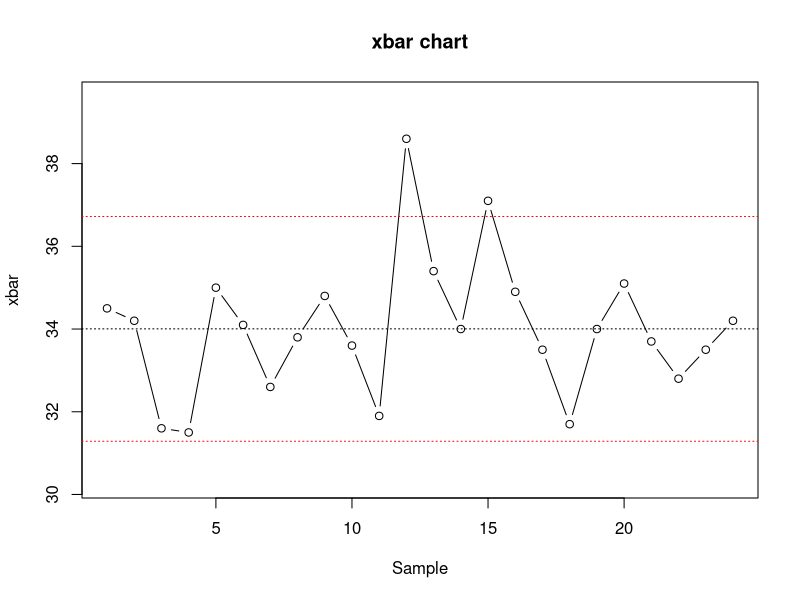
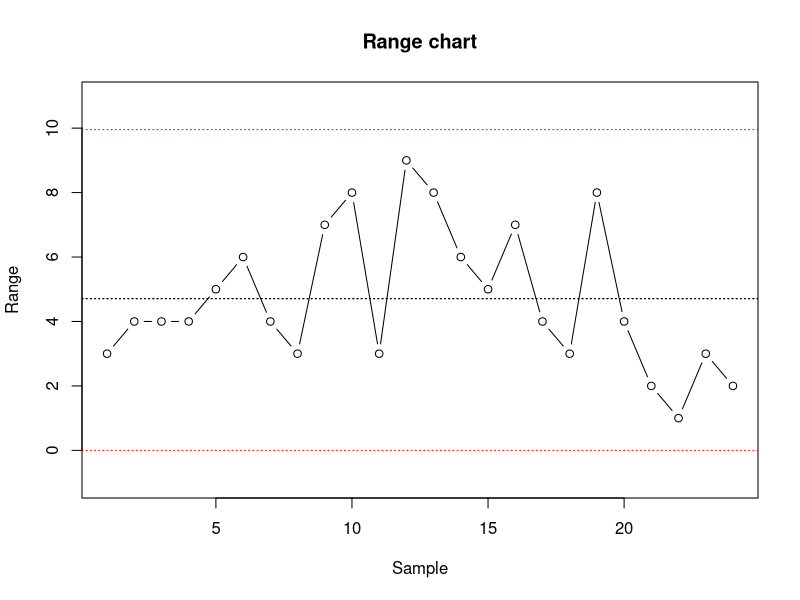
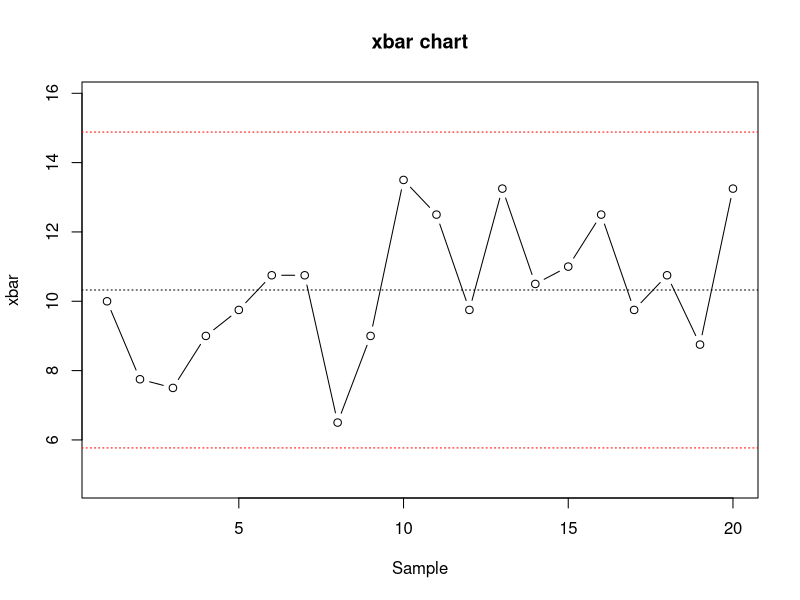
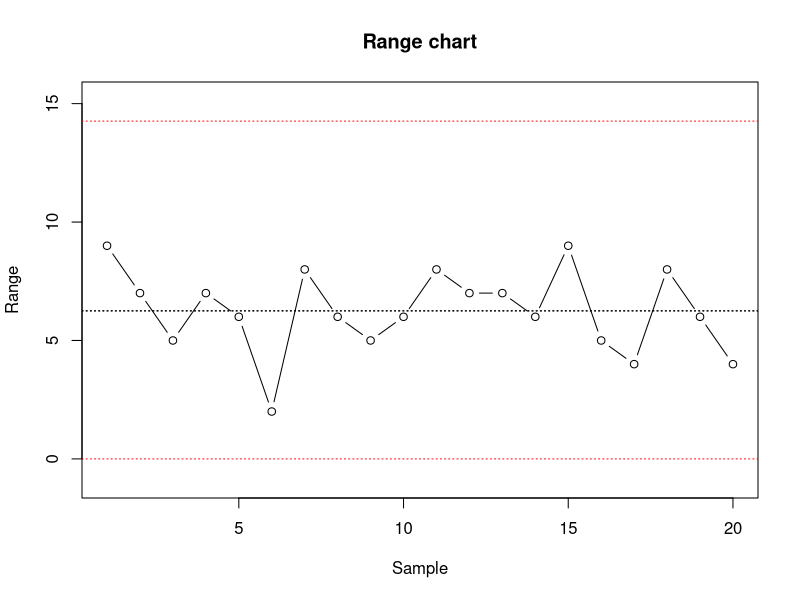
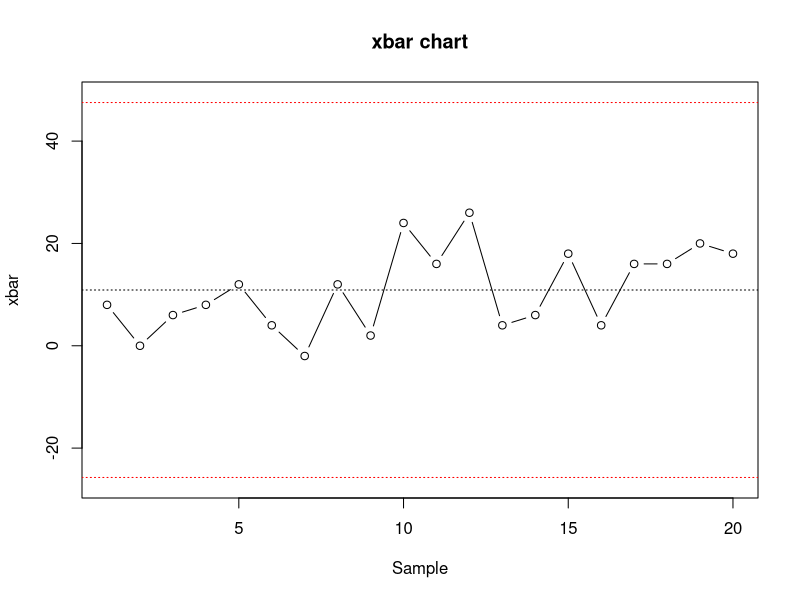
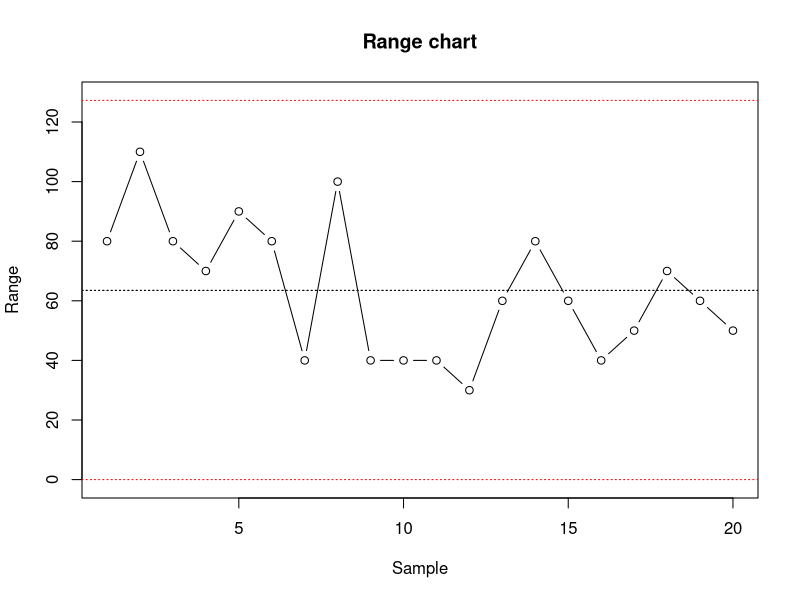

Generate these figures, in order, with R:
## ---- chunk 1
knitr::opts_chunk$set(echo = FALSE, fig.align = 'center', dpi=200)
## ---- chunk 2
#sample size
n <- 5
# data for xbar chart
x <- c(34.5,34.2,31.6,31.5,35,34.1,32.6,33.8,34.8,33.6,31.9,38.6,
       35.4,34,37.1,34.9,33.5,31.7,34,35.1,33.7,32.8,33.5,34.2)
R <- c(3,4,4,4,5,6,4,3,7,8,3,9,8,6,5,7,4,3,8,4,2,1,3,2)
m <- length(x)

ucl <- mean(x) + .577*mean(R) # .577 is a table value
lcl <- mean(x) - .577*mean(R)
ucl2 <- mean(x) + 3 * sd(x)/sqrt(n) 
lcl2 <- mean(x) - 3 * sd(x)/sqrt(n) 

# data for Range chart
R <- c(3,4,4,4,5,6,4,3,7,8,3,9,8,6,5,7,4,3,8,4,2,1,3,2)
plot(x, type = "b", xlab = "Sample", ylab="xbar", 
     main="xbar chart", ylim = c(lcl-1,
                                 max(c(ucl+1,max(x)+1))))
abline(h=ucl, lty=3, col = "red")
abline(h=lcl, lty=3, col = "red")
abline(h=mean(x), lty=3)
plot(R, type = "b", xlab = "Sample", ylab="Range", 
     main="Range chart", ylim = c(0*mean(R)-1,
                                  2.114*mean(R)+1))
abline(h=2.114*mean(R), col="red", lty=3) # 2.114 is a table value
abline(h=mean(R), lty=3)
abline(h=0*mean(R), lty=3, col="red")
abline(h=mean(R), lty=3, col="black")
d2 <- 2.326; target <- 30; f <- 10
sig <- mean(R)/d2
cv <- pnorm((20-mean(x))/sig) + 1 - pnorm((40-mean(x))/sig)
## ---- chunk 3
xdat <- matrix(c(6,10,7,8,9,12,16,7,9,15,8,6,16,7,11,15,9,15,8,13,
              9,4,8,9,10,11,10,5,7,16,12,13,9,13,7,10,8,7,6,14,
              10,6,10,6,7,10,8,10,8,10,14,9,13,10,10,11,12,10,9,11,
              15,11,5,13,13,10,9,4,12,13,16,11,15,12,16,14,10,11,12,15),
            ncol=4)
n <- 4
x <- apply(xdat,1,mean)
R <- apply(xdat, 1, function(x){max(x)-min(x)})

tv <- .729 #table value
ucl <- mean(x) + tv*mean(R)
lcl <- mean(x) - tv*mean(R)
plot(x, type = "b", xlab = "Sample", ylab="xbar", 
     main="xbar chart", ylim = c(lcl-1,
                                 max(c(ucl+1,max(x)+1))))
abline(h=ucl, lty=3, col = "red")
abline(h=lcl, lty=3, col = "red")
abline(h=mean(x), lty=3)
tvr <- 2.282 #table value
plot(R, type = "b", xlab = "Sample", ylab="Range", 
     main="Range chart", ylim = c(0*mean(R)-1,
                                  tvr*mean(R)+1))
abline(h=tvr*mean(R), col="red", lty=3) # 2.114 is a table value
abline(h=mean(R), lty=3)
abline(h=0*mean(R), lty=3, col="red")
abline(h=mean(R), lty=3, col="black")

# process capability...:
# converting data: 
ydat <- t(apply(xdat, 1, function(x) (x/10) + 350))
y <- apply(ydat, 1, mean)
R <- apply(ydat, 1, function(x){max(x)-min(x)})
d2 <- 2.059; target <- 350; f <- 5
sig <- mean(R)/d2
cv <- pnorm((target-f - mean(y))/sig) + (1 - pnorm((target+f -
                                                     mean(y))/sig))
## ---- chunk 4
obs <- c(-30,0,-50,-10,20,0,0,70,0,10,40,30,30,30,10,0,20,10,50,50,
         50,50,10,-10,-40,0,0,-30,0,20,0,20,-30,-10,-10,0,20,-20,-10,0,
         -20,-60,20,30,50,40,20,30,20,30,20,30,0,50,50,30,30,50,40,0,
         10,-20,30,-20,20,-40,-20,-10,-20,10,0,10,10,-10,40,-10,30,30,20,30,
         30,30,20,50,10,20,-10,0,10,50,20,40,10,-30,0,0,-20,10,0,10)
xdat <- matrix(obs, ncol=5)
x <- apply(xdat,1,mean)
R <- apply(xdat, 1, function(x){max(x)-min(x)})
tv <- .577 #table value
ucl <- mean(x) + tv*mean(R)
lcl <- mean(x) - tv*mean(R)
plot(x, type = "b", xlab = "Sample", ylab="xbar", 
     main="xbar chart", ylim = c(lcl-1,
                                 max(c(ucl+1,max(x)+1))))
abline(h=ucl, lty=3, col = "red")
abline(h=lcl, lty=3, col = "red")
abline(h=mean(x), lty=3)
tvr <- 2.004 #table value
plot(R, type = "b", xlab = "Sample", ylab="Range", 
     main="Range chart", ylim = c(0*mean(R)-1,
                                  tvr*mean(R)+1))
abline(h=tvr*mean(R), col="red", lty=3)
abline(h=mean(R), lty=3)
abline(h=0*mean(R), lty=3, col="red")
abline(h=mean(R), lty=3, col="black")
d2 <- 2.326
sig <- mean(R)/d2
